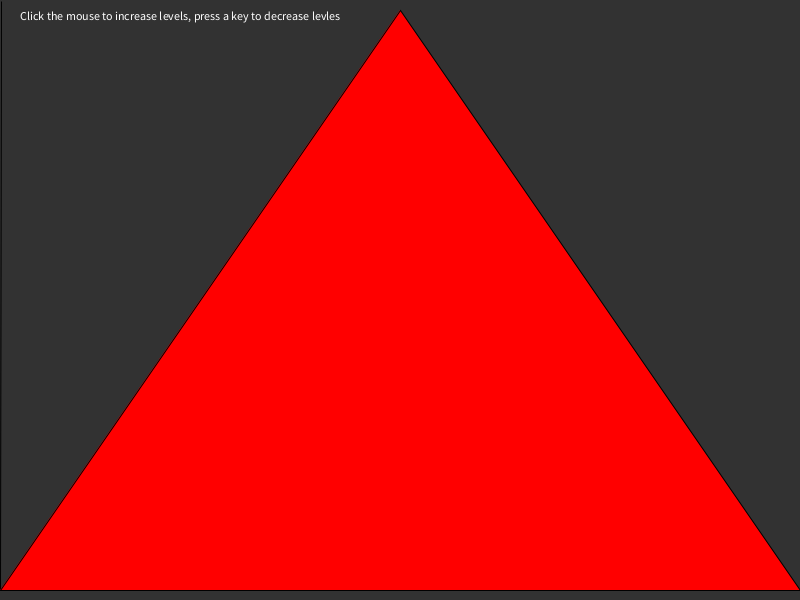
Frame 1 (no input)
Frame 60 (the mouse pressed at the canvas centre just before this capture): identical to frame 1, image omitted
Frame 120 (the mouse held since frame 60 and released just before this capture): identical to frame 1, image omitted

The Processing sketch that drew this single still picture (run headless with seeded random() and noise(); from frame 60 on, the mouse is pressed at the canvas centre):

// Processing sketch: Section2
// ── Section2.pde
int levels;
color bg,fg;
float theight;
float twidth;

void setup() {
  size(800, 600);
  levels = 0;
  theight = 0;
  twidth = 0;
}

/*Create Sierpiski's Gasket (google an image of this)
  The outer triangle are the vertices: (v1x, v1y), (v2x,v2y), (v3x, v3y)
  levels:
  0 = regular triangle
  1 = triforce (looks like 3 triangles)
  2 = each of the 3 triangles will be cut into 3 triangles.
  etc.
*/
void drawtriangles() {
  
}
void gasket(int levels, float v1x, float v1y, float v2x, float v2y, float v3x, float v3y) {
    fill(255,0,0);
    twidth = v2x - v1x;
    theight = v1y - v3y;
    twidth /= (levels + 1);
    theight /= (levels + 1);
    triangle(v1x,v1y,1,1,1,1);
    for(int i = levels + 1; i > 0; i--) {
      for(int j = 0; j < i; j++) {
        triangle(v1x + j * (twidth),v1y, v1x + (j + 1) * twidth, v1y, v1x + j * (twidth) + (twidth / 2.0), v1y - theight)  ;
      }
      v1y -= theight;
      v1x += (twidth / 2.0);
    }
    
    //YOU WRITE THIS METHOD!
}

void draw() { 
  background(50);  
  
  fill(255);
  text("Click the mouse to increase levels, press a key to decrease levles",20,20);

  gasket(levels,0, height-10, width, height-10, width/2, 10);

 //koch(levels,width-10, height/2,10, height/3 ); 
 //other fractal you can do! This requires a bit more math, or you can look up the coordinates.
}

void mouseClicked(){ 
 levels ++;  
}

void keyPressed(){
 if (levels > 0) {
 levels --; 
 }
}
